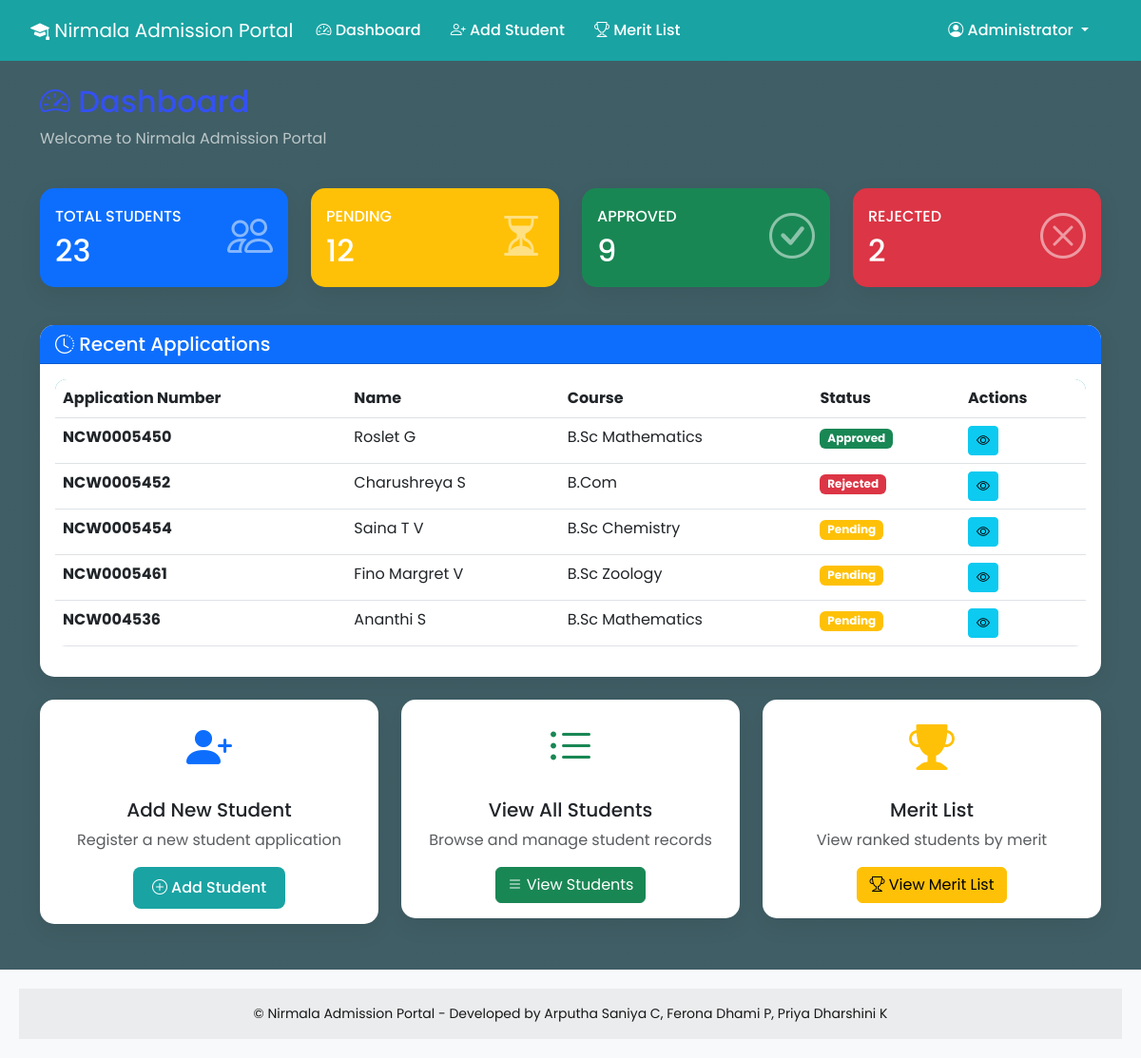
Page /dashboard (signed in) on the committed database.
### app.py (models this page shows, shortened)
class Student(db.Model):
    id             = db.Column(db.Integer, primary_key=True)
    application_id = db.Column(db.String(20), unique=True, nullable=False)
    name           = db.Column(db.String(100), nullable=False)
    email          = db.Column(db.String(100), nullable=False)
    phone          = db.Column(db.String(15),  nullable=False)
    dob            = db.Column(db.String(10),  nullable=False)
    gender         = db.Column(db.String(10),  nullable=False)
    twelfth_marks = db.Column(db.Float, nullable=False)
    maths_marks       = db.Column(db.Float, nullable=True)
    physics_marks     = db.Column(db.Float, nullable=True)
    chemistry_marks   = db.Column(db.Float, nullable=True)
    biology_marks     = db.Column(db.Float, nullable=True)
    commerce_marks    = db.Column(db.Float, nullable=True)
    accountancy_marks = db.Column(db.Float, nullable=True)
    history_marks     = db.Column(db.Float, nullable=True)
    geography_marks   = db.Column(db.Float, nullable=True)
    economics_marks   = db.Column(db.Float, nullable=True)
    religion  = db.Column(db.String(50), nullable=False)
    community = db.Column(db.String(50), nullable=False)
    course = db.Column(db.String(100), nullable=False)
    rc = db.Column(db.String(10))
    merit_score  = db.Column(db.Float, nullable=False)
    cutoff_score = db.Column(db.Float, nullable=True)
    admission_status = db.Column(db.String(20), default='Pending')
    created_at       = db.Column(db.DateTime,   default=db.func.current_timestamp())

### app.py (the view)
@app.route('/dashboard')
@login_required
def dashboard():
    total_students      = Student.query.count()
    pending_admissions  = Student.query.filter_by(admission_status='Pending').count()
    approved_admissions = Student.query.filter_by(admission_status='Approved').count()
    rejected_admissions = Student.query.filter_by(admission_status='Rejected').count()
    recent_students     = Student.query.order_by(Student.created_at.desc()).limit(5).all()
    return render_template('dashboard.html',
                           total_students=total_students,
                           pending_admissions=pending_admissions,
                           approved_admissions=approved_admissions,
                           rejected_admissions=rejected_admissions,
                           recent_students=recent_students)

### app.py (called while the page is built)
def login_required(f):
    @wraps(f)
    def decorated_function(*args, **kwargs):
        if 'staff_id' not in session:
            flash('Please login to access this page.', 'warning')
            return redirect(url_for('login'))
        return f(*args, **kwargs)
    return decorated_function

### templates/dashboard.html (shortened to what this page needs)
{% extends "base.html" %}
{% block content %}
<div class="container mt-4">
    <div class="row mb-4">
        <div class="col">
            <h2><i class="bi bi-speedometer2"></i> Dashboard</h2>
            <p class="text-muted">Welcome to Nirmala Admission Portal</p>
        </div>
    </div>
    <div class="row mb-4">
        <div class="col-md-3">
            <div class="card text-white bg-primary mb-3">
                <div class="card-body">
                    <div class="d-flex justify-content-between align-items-center">
                        <div>
                            <h6 class="card-title text-uppercase">Total Students</h6>
                            <h2 class="mb-0">{{ total_students }}</h2>
                        </div>
                        <div>
                            <i class="bi bi-people" style="font-size: 3rem; opacity: 0.5;"></i>
                        </div>
                    </div>
                </div>
            </div>
        </div>
        <div class="col-md-3">
            <div class="card text-white bg-warning mb-3">
                <div class="card-body">
                    <div class="d-flex justify-content-between align-items-center">
                        <div>
                            <h6 class="card-title text-uppercase">Pending</h6>
                            <h2 class="mb-0">{{ pending_admissions }}</h2>
                        </div>
                        <div>
                            <i class="bi bi-hourglass-split" style="font-size: 3rem; opacity: 0.5;"></i>
                        </div>
                    </div>
                </div>
            </div>
        </div>
        <div class="col-md-3">
            <div class="card text-white bg-success mb-3">
                <div class="card-body">
                    <div class="d-flex justify-content-between align-items-center">
                        <div>
                            <h6 class="card-title text-uppercase">Approved</h6>
                            <h2 class="mb-0">{{ approved_admissions }}</h2>
                        </div>
                        <div>
                            <i class="bi bi-check-circle" style="font-size: 3rem; opacity: 0.5;"></i>
                        </div>
                    </div>
                </div>
            </div>
        </div>
        <div class="col-md-3">
            <div class="card text-white bg-danger mb-3">
                <div class="card-body">
                    <div class="d-flex justify-content-between align-items-center">
                        <div>
                            <h6 class="card-title text-uppercase">Rejected</h6>
                            <h2 class="mb-0">{{ rejected_admissions }}</h2>
                        </div>
                        <div>
                            <i class="bi bi-x-circle" style="font-size: 3rem; opacity: 0.5;"></i>
                        </div>
                    </div>
                </div>
            </div>
        </div>
    </div>
    <div class="row">
        <div class="col-12">
            <div class="card">
                <div class="card-header bg-primary text-white">
                    <h5 class="mb-0"><i class="bi bi-clock-history"></i> Recent Applications</h5>
                </div>
                <div class="card-body">
                    {% if recent_students %}
                    <div class="table-responsive">
                        <table class="table table-hover">
                            <thead>
                                <tr>
                                    <th>Application Number</th>
                                    <th>Name</th>
                                    <th>Course</th>
                                    <th>Status</th>
                                    <th>Actions</th>
                                </tr>
                            </thead>
                            <tbody>
                                {% for student in recent_students %}
                                <tr>
                                    <td><strong>{{ student.application_id }}</strong></td>
                                    <td>{{ student.name }}</td>
                                    <td>{{ student.course }}</td>
                                    <td>
                                        {% if student.admission_status == 'Approved' %}
                                            <span class="badge bg-success">Approved</span>
                                        {% elif student.admission_status == 'Rejected' %}
                                            <span class="badge bg-danger">Rejected</span>
                                        {% else %}
                                            <span class="badge bg-warning">Pending</span>
                                        {% endif %}
                                    </td>
                                    <td>
                                        <a href="{{ url_for('view_student', id=student.id) }}" class="btn btn-sm btn-info">
                                            <i class="bi bi-eye"></i>
                                        </a>
                                    </td>
                                </tr>
                                {% endfor %}
                            </tbody>
                        </table>
                    </div>
                    {% else %}
                    <div class="text-center text-muted py-5">
                        <i class="bi bi-inbox" style="font-size: 3rem;"></i>
                        <p class="mt-3">No applications yet</p>
                    </div>
                    {% endif %}
                </div>
            </div>
        </div>
    </div>
    <div class="row mt-4">
        <div class="col-md-4">
            <div class="card">
                <div class="card-body text-center">
                    <i class="bi bi-person-plus-fill text-primary" style="font-size: 3rem;"></i>
                    <h5 class="mt-3">Add New Student</h5>
                    <p class="text-muted">Register a new student application</p>
                    <a href="{{ url_for('add_student') }}" class="btn btn-primary">
                        <i class="bi bi-plus-circle"></i> Add Student
                    </a>
                </div>
            </div>
        </div>
        <div class="col-md-4">
            <div class="card">
                <div class="card-body text-center">
                    <i class="bi bi-list-ul text-success" style="font-size: 3rem;"></i>
                    <h5 class="mt-3">View All Students</h5>
                    <p class="text-muted">Browse and manage student records</p>
                    <a href="{{ url_for('students') }}" class="btn btn-success">
                        <i class="bi bi-list"></i> View Students
                    </a>
                </div>
            </div>
        </div>
        <div class="col-md-4">
            <div class="card">
                <div class="card-body text-center">
                    <i class="bi bi-trophy-fill text-warning" style="font-size: 3rem;"></i>
                    <h5 class="mt-3">Merit List</h5>
                    <p class="text-muted">View ranked students by merit</p>
                    <a href="{{ url_for('merit_list') }}" class="btn btn-warning">
                        <i class="bi bi-trophy"></i> View Merit List
                    </a>
                </div>
            </div>
        </div>
    </div>
</div>
{% endblock %}

### static/css/style.css (style rules this page uses)
body { font-family: 'Poppins', sans-serif; background: linear-gradient(rgba(0,40,50,0.75), rgba(0,40,50,0.75)), url("https://i.ytimg.com/vi/rQDa7xuBbp0/maxresdefault.jpg"); background-size: cover; background-position: center; background-attachment: fixed; background-repeat: no-repeat; }
.container h2, .container h3, .container h4, .container h5:not(.card h5):not(.card-header h5):not(.modal h5), .container > .row > .col > h2, .container > .row > .col > p { color: rgb(52, 81, 241) !important; }
.container > .row > .col > p.text-muted { color: rgba(255, 255, 255, 0.65) !important; }
.card { border: none; border-radius: 15px; box-shadow: 0 8px 25px rgba(0,0,0,0.07); transition: 0.3s; }
.card-header { background: #e8f6f6; border-radius: 15px 15px 0 0 !important; font-weight: 600; color: #0c4b5a; font-size: 18px; }
.card h2 { color: white !important; }
.card h3, .card h4, .card h5, .card h6, .card p, .card label, .card span { color: inh }
.btn-primary { background: #1aa3a3; border: none; border-radius: 8px; padding: 10px 20px; font-weight: 500; }
.table { background: white; border-radius: 12px; overflow: hidden; }
.table thead { background: #1aa3a3; color: white; }
.card { animation: fadeIn 0.5s ease; }

### rows in the picture
Student: application_id "NCW0005450", name "Roslet G", course "B.Sc Mathematics", admission_status "Approved"
Student: application_id "NCW0005452", name "Charushreya S", course "B.Com", admission_status "Rejected"
Student: application_id "NCW0005454", name "Saina T V", course "B.Sc Chemistry", admission_status "Pending"
Student: application_id "NCW0005461", name "Fino Margret V", course "B.Sc Zoology", admission_status "Pending"
Student: application_id "NCW004536", name "Ananthi S", course "B.Sc Mathematics", admission_status "Pending"

### other values in the picture
{{ session.get('staff_name') }} "Administrator"
{{ total_students }} "23"
{{ pending_admissions }} "12"
{{ approved_admissions }} "9"
{{ rejected_admissions }} "2"
